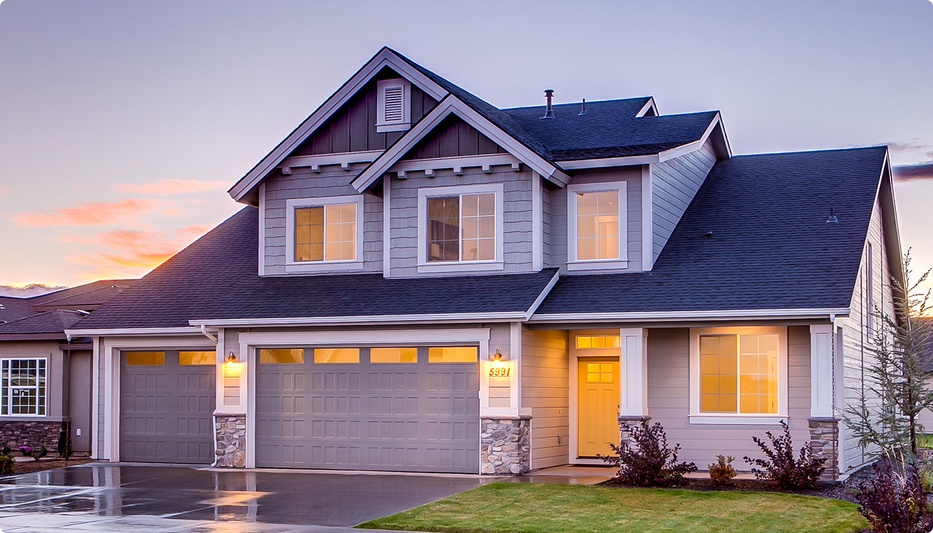
#> input picture image/house_1.jpg, 933 x 533 px, shrunk from 1400 x 800 before the run
$ python edge_detection.py   (older library calls are emulated)
#> lines starting #> are read from the running program, lines starting #| are printed output that depends on the picture
import cv2
import numpy as np
import matplotlib.pyplot as plt

def process_and_display(image_path, title):
    # 讀取灰階影像
#> called with image_path = 'image/house_1.jpg', title = 'Natural Image (House)'
    img = cv2.imread(image_path, cv2.IMREAD_GRAYSCALE)
#> img: shape (533, 933); min 0, max 255, mean 135.5
    if img is None:
        print(f"Could not read {image_path}")
        return

    # 高斯模糊 (有助於減少雜訊)
    blurred = cv2.GaussianBlur(img, (5, 5), 0)

    # 1. Sobel 邊緣檢測
    # 分別計算 X 與 Y 方向的梯度，然後計算其大小
    sobelx = cv2.Sobel(blurred, cv2.CV_64F, 1, 0, ksize=3)
    sobely = cv2.Sobel(blurred, cv2.CV_64F, 0, 1, ksize=3)
    sobel_combined = cv2.magnitude(sobelx, sobely)
    sobel_combined = cv2.normalize(sobel_combined, None, 0, 255, cv2.NORM_MINMAX, dtype=cv2.CV_8U)
    sobel_combined = cv2.convertScaleAbs(sobel_combined, alpha=12.0, beta=0) # 將邊緣整體增亮 12 倍
    # 2. Laplacian of Gaussian (LoG) 邊緣檢測
    # 由於 Laplacian 對雜訊非常敏感，這裡特別先進行平滑處理 (Smoothing) 再取二階導數
    #lap_blurred = cv2.GaussianBlur(img, (5, 5), 0)
    laplacian = cv2.Laplacian(img, cv2.CV_64F)
    laplacian = cv2.blur(laplacian, (5, 5))
    laplacian = cv2.normalize(np.absolute(laplacian), None, 0, 255, cv2.NORM_MINMAX, dtype=cv2.CV_8U)
    laplacian = cv2.convertScaleAbs(laplacian, alpha=20.0, beta=0) # 將邊緣整體增亮 20 倍

    # 3. 結合方法：先做 Laplacian 再做 Sobel (中間加入 5x5 平均平滑)
    # 先以 Laplacian 計算二階導數，接著做 5x5 的 Averaging blur，最後再利用 Sobel 取一階梯度
    # 這能有效減緩 Laplacian 產生的劇烈高頻雜訊，讓後續的 Sobel 捕捉到更平坦、連續的邊緣
    lap_raw = cv2.Laplacian(img, cv2.CV_64F)
    lap_avg = cv2.blur(lap_raw, (5, 5)) # 加入 5x5 Averaging
    lap_sobel_x = cv2.Sobel(lap_avg, cv2.CV_64F, 1, 0, ksize=3)
    lap_sobel_y = cv2.Sobel(lap_avg, cv2.CV_64F, 0, 1, ksize=3)
    lap_sobel_combined = cv2.magnitude(lap_sobel_x, lap_sobel_y)
    lap_sobel_combined = cv2.normalize(lap_sobel_combined, None, 0, 255, cv2.NORM_MINMAX, dtype=cv2.CV_8U)
    lap_sobel_combined = cv2.convertScaleAbs(lap_sobel_combined, alpha=10.0, beta=0)

    # 4. 改良版 Canny 邊緣檢測 (針對低對比度醫學影像)
    # 醫學影像邊緣梯度極小，原來的閾值 (50, 150) 太高，會把真正的組織邊緣當作雜訊丟棄。
    # 改善方法：大幅調低雙閾值至非常低，且不強加模糊，否則微弱邊緣會消失
    canny = cv2.Canny(img, threshold1=10, threshold2=75)
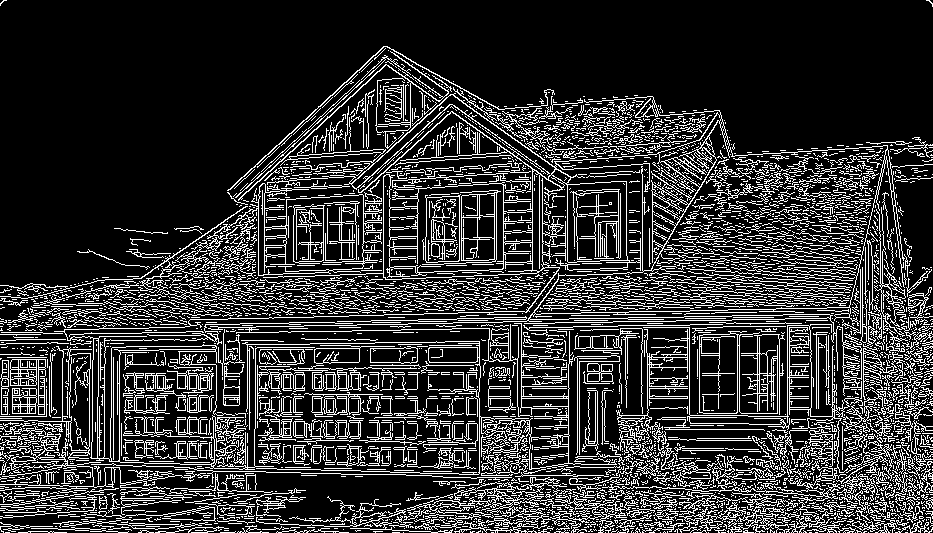
#> canny: shape (533, 933); 19.6% white in thin lines or dots

    # 繪圖
    plt.figure(figsize=(15, 10))
    plt.suptitle(f'Edge Detection: {title}', fontsize=16)

    plt.subplot(2, 3, 1)
    plt.imshow(img, cmap='gray')
    plt.title('Original Image')
    plt.axis('off')

    plt.subplot(2, 3, 2)
    plt.imshow(sobel_combined, cmap='gray')
    plt.title('1. Sobel Edge Detection')
    plt.axis('off')

    plt.subplot(2, 3, 3)
    plt.imshow(laplacian, cmap='gray')
    plt.title('2. Laplacian (LoG)')
    plt.axis('off')

    plt.subplot(2, 3, 4)
    plt.imshow(canny, cmap='gray')
    plt.title('3. Canny Edge Detection')
    plt.axis('off')

    plt.subplot(2, 3, 5)
    plt.imshow(lap_sobel_combined, cmap='gray')
    plt.title('4. Laplacian + Sobel')
    plt.axis('off')

    plt.tight_layout()
    plt.savefig(f"{title.replace(' ', '_')}_edges.png")
    print(f"Saved: {title.replace(' ', '_')}_edges.png")
    # plt.show() # 如果要在 VS code 中執行並儲存圖片，這裡先註解掉

if __name__ == "__main__":
    # 處理自然影像 (Natural Image)
    process_and_display('image/house_1.jpg', 'Natural Image (House)')

    # 處理醫學影像 (Medical Image)
    process_and_display('image/pneumothorax_1.jpeg', 'Medical Image (Pneumothorax X-Ray)')
#> call 2 of process_and_display, with image_path = 'image/pneumothorax_1.jpeg', title = 'Medical Image (Pneumothorax X-Ray)'
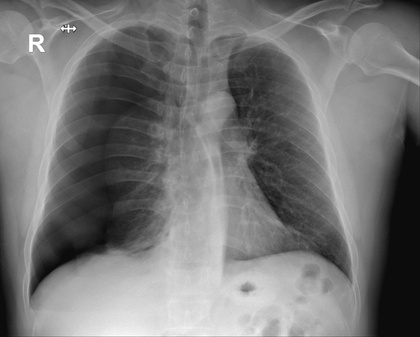
#> input picture image/pneumothorax_1.jpeg, 420 x 337 px, shrunk from 630 x 506 before the run
#> in process_and_display, img is the input picture: shape (337, 420); min 7, max 255, mean 118.7
#> in process_and_display (call 2), `sobely = cv2.Sobel(blurred, cv2.CV_64F, 0, 1, ksize=3)`:
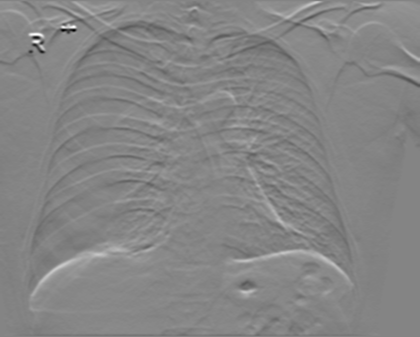
#> sobely: shape (337, 420) float64; min -306, max 282, mean 1.9; drawn with min black and max white
#> in process_and_display (call 2), `sobel_combined = cv2.convertScaleAbs(sobel_combined, alpha=12.0, beta=0)`:
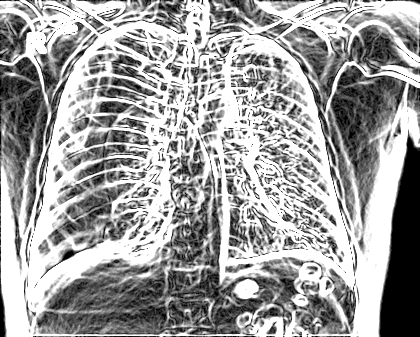
#> sobel_combined: shape (337, 420); min 0, max 255, mean 159.2
#> in process_and_display (call 2), `laplacian = cv2.convertScaleAbs(laplacian, alpha=20.0, beta=0)`:
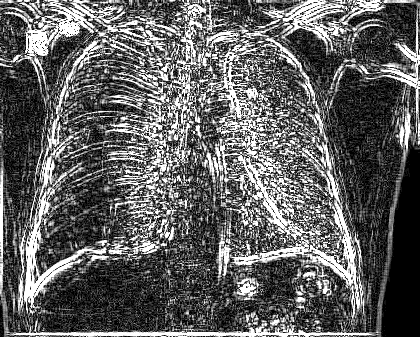
#> laplacian: shape (337, 420); min 0, max 255, mean 96.2
#> in process_and_display (call 2), `lap_sobel_combined = cv2.convertScaleAbs(lap_sobel_combined, alpha=10...`:
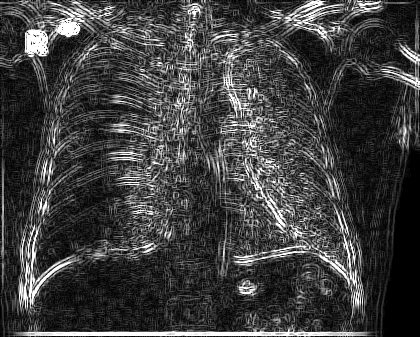
#> lap_sobel_combined: shape (337, 420); min 0, max 255, mean 63.3
#> in process_and_display (call 2), `canny = cv2.Canny(img, threshold1=10, threshold2=75)`:
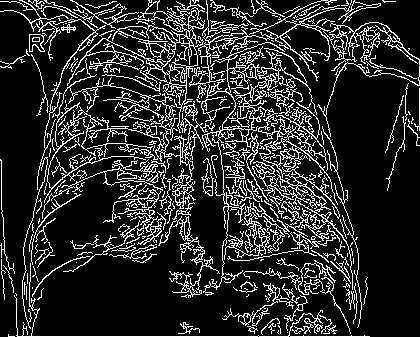
#> canny: shape (337, 420); 16.9% white in thin lines or dots
